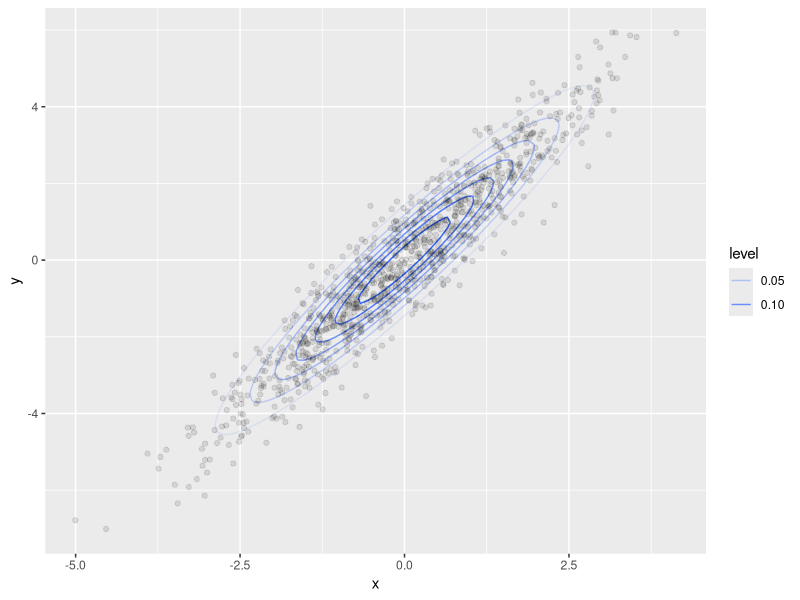
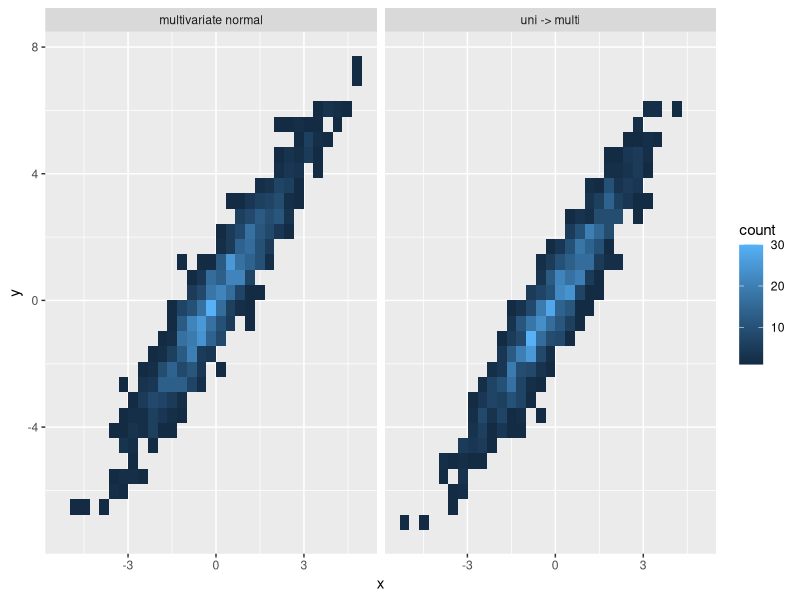

These charts were generated, in order, by the following R code:
## ---- chunk 1
library(knitr)
opts_chunk$set(tidy.opts=list(width.cutoff=60),tidy=TRUE)
## ---- chunk 2
# draw contour of a multivariate normal distribution
library(mvtnorm)
drawContour <- function(xgrid, ygrid, mu, sigma) {
  z <- c()
  x <- c()
  y <- c()
  for(i in 1 : length(xgrid)) {
    for(j in 1 : length(ygrid)) {
      z <- c(z, dmvnorm(c(xgrid[i], ygrid[j]), mean = mu, sigma = sigma))
      x <- c(x, xgrid[i])
      y <- c(y, ygrid[j])
    }
  }
  return(data.frame(x = x, y = y, z = z))
}
## ---- chunk 3
library(MASS)
library(ggplot2)

# simulation
v1 <- c(1, 2)
v2 <- c(-1, -1)
V <- matrix(c(v1, v2), ncol = 2, byrow = F)
B <- 1000 # number of simulated samples
p <- 2 # number of vectors
n1 <- rnorm(B)
n2 <- rnorm(B)
n <- matrix(c(n1, n2), ncol = 2, byrow = F)
y <- t(V %*% t(n))
df.samples <- data.frame(x = y[, 1], y = y[, 2])

# ploting - contour
xgrid <- seq(from = min(y[, 1]) - 0.1, max(y[, 1]) + 0.1, length.out = 100)
ygrid <- seq(from = min(y[, 2]) - 0.1, max(y[, 2]) + 0.1, length.out = 100)
mu <- rep(0, p)
sigma <- V %*% t(V)
df <- drawContour(xgrid, ygrid, mu, sigma)
ggplot() + geom_contour(data = df, aes(x = x, y = y, z = z, alpha = ..level..)) + geom_point(data = df.samples, aes(x = x, y = y), alpha = 0.1)

# ploting - heatmap
y.mvn <- mvrnorm(B, rep(0, p), V %*% t(V))
y.combine <- rbind(y, y.mvn)
label <- c(rep('uni -> multi',nrow(y)), rep('multivariate normal', nrow(y.mvn)))
df <- data.frame(x = y.combine[, 1], y = y.combine[, 2], label = label)
ggplot(df) + geom_bin2d(aes(x = x, y = y)) + facet_grid(. ~ label)
